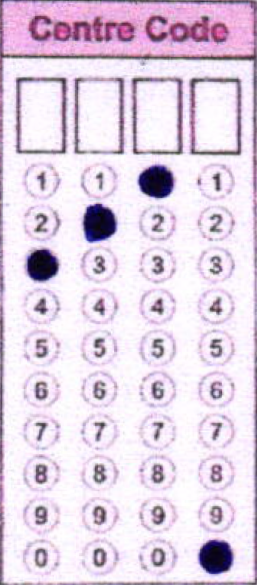
#> input picture test_t2/Final_omr/Aligned/Center_code.png, 257 x 585 px
$ python -i Center_code.py   (imports and definitions only)   (older library calls are emulated)
#> lines starting #> are read from the running program, lines starting #| are printed output that depends on the picture; after the words box and inside, x2 and y2 are one past the last pixel; in counts of white or black regions, pixels touching at a corner belong together
import cv2
import numpy as np

def code():

    orginal=cv2.imread("Aligned/Center_code.png",0)
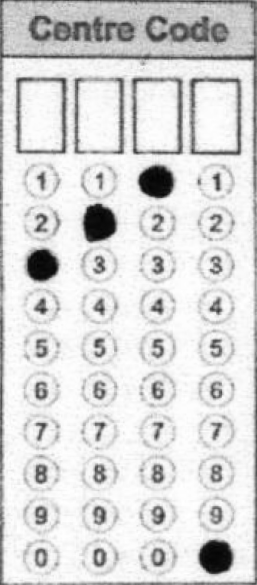
#> orginal: shape (585, 257); min 1, max 255, mean 215.3
    h,w = orginal.shape
#> h = 585; w = 257
    crop= orginal[158:h-5,18:w-18]
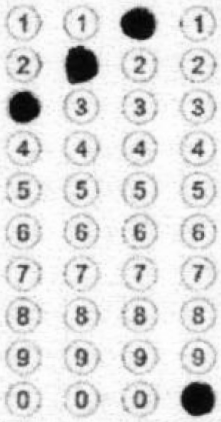
#> crop: shape (422, 221); min 1, max 255, mean 221.5
    th, im_th = cv2.threshold(crop,127,255,0)
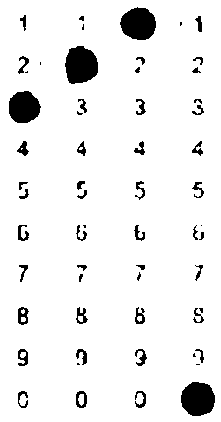
#> im_th: shape (422, 221); 93.3% white; 59 black regions (13 under 20 px), largest, box (x1, y1, x2, y2) and area: (65, 46, 98, 84) 982, (181, 382, 215, 416) 921, (120, 7, 156, 40) 906
    im_th=~im_th
    kernel = np.ones((5,5), np.uint8)
    binary = cv2.erode(im_th, kernel, iterations=2)
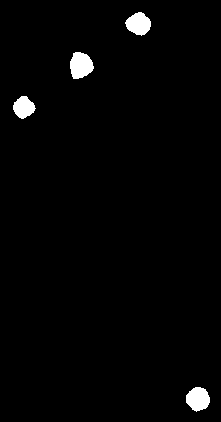
#> binary: shape (422, 221); 1.8% white; 4 white regions, box (x1, y1, x2, y2) and area: (70, 52, 94, 79) 487, (186, 387, 210, 412) 442, (125, 12, 151, 36) 431, (13, 96, 36, 119) 357

    h1,w1 = crop.shape
#> h1 = 422; w1 = 221
    code = []
    for y in range(0, w1,np.uint(np.floor(w1/4))):
        if (y +int(w1/4) > w1):
            break
        column = binary[0:h1, y: y +int(w1/4)]
        visc=crop[0:h1, y: y +int(w1/4)]
        count=0
        for x in range(0, h1,np.uint(np.floor(h1/10))):

            if (x+int(h1/10) > h1):
                   break
            row = column[x:x+int(h1/10),:]
            visr=visc[x:x+int(h1/10),:]
            count+=1
            (_,cnts, _) = cv2.findContours(row, cv2.RETR_EXTERNAL,cv2.CHAIN_APPROX_SIMPLE)
            if len(cnts) == 1:
                code.append(str(count))
#> this loop made 5 passes
#> pass 1, in code, `column = binary[0:h1, y: y +int(w1/4)]`:
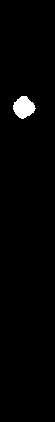
#> column: shape (422, 55); 1.5% white; 1 white region, box (x1, y1, x2, y2) and area: (13, 96, 36, 119) 357
#> pass 1, in code, `visc=crop[0:h1, y: y +int(w1/4)]`:
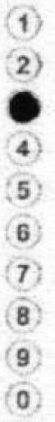
#> visc: shape (422, 55); min 1, max 255, mean 221.6
#> after the loop:
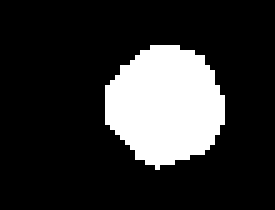
#> row: shape (42, 55) (shown 5 times larger); 19.1% white; 1 white region, box (x1, y1, x2, y2) and area: (21, 9, 45, 34) 442
#> after the loop, code = ['3', '2', '1', '10']
    code=[0 if x == 10 else x for x in code]
    code=''.join(code)
    code=int(code)
#> code = 32110
    return code


>>> result = code()
#> result = 32110

$ run again, with test_t2/Final_omr/Aligned/Category.png copied over test_t2/Final_omr/Aligned/Center_code.png
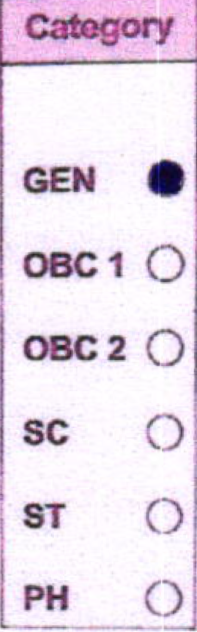
#> input picture test_t2/Final_omr/Aligned/Category.png, 197 x 632 px
#> in code, `th, im_th = cv2.threshold(crop,127,255,0)`:
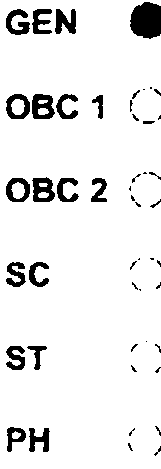
#> im_th: shape (469, 161); 91.7% white; 49 black regions (20 under 20 px), largest, box (x1, y1, x2, y2) and area: (130, 2, 161, 39) 940, (32, 94, 55, 119) 396, (32, 177, 55, 202) 380
#> binary: shape (469, 161); 0.73% white; 1 white region, box (x1, y1, x2, y2) and area: (135, 7, 161, 34) 549
#> the loop in code, `for y in range(0, w1,np.uint(np.floor(w1/4))):` made 5 passes
#> pass 3, in code, `visc=crop[0:h1, y: y +int(w1/4)]`:
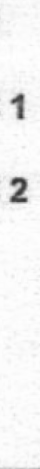
#> visc: shape (469, 40); min 50, max 255, mean 244.3
#> after the loop in code, `for y in range(0, w1,np.uint(np.floor(w1/4))):`: code = ['1']
#> in code, `code=int(code)`: code = 1

$ run again, with test_t2/Final_omr/Aligned/Name.png copied over test_t2/Final_omr/Aligned/Center_code.png
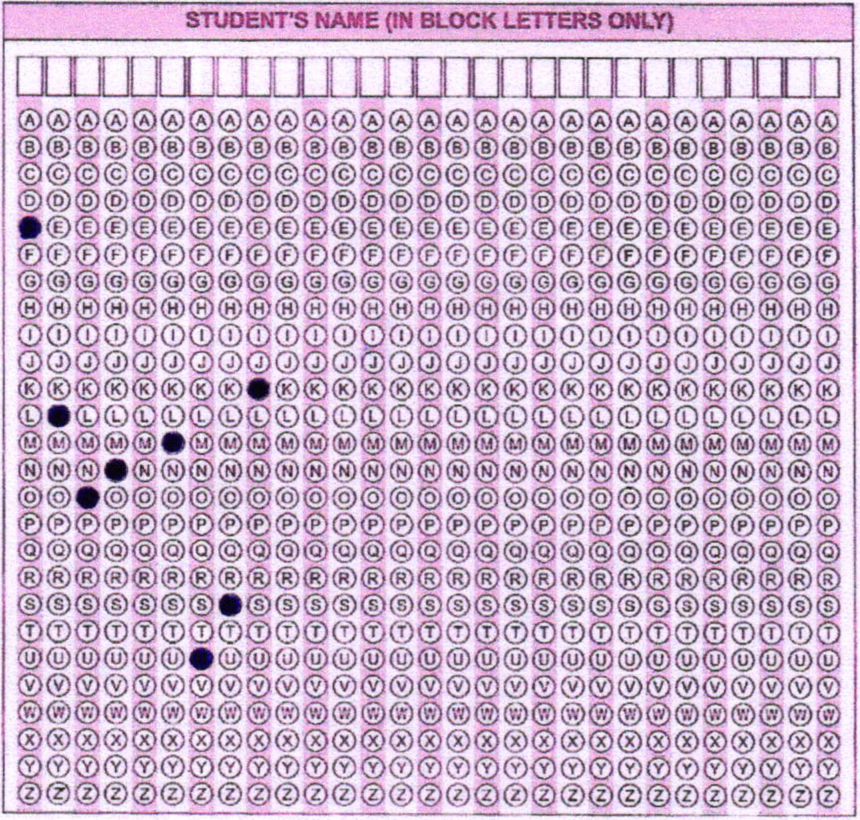
#> input picture test_t2/Final_omr/Aligned/Name.png, 860 x 820 px, shrunk from 1337 x 1275 before the run
#> in code, `th, im_th = cv2.threshold(crop,127,255,0)`:
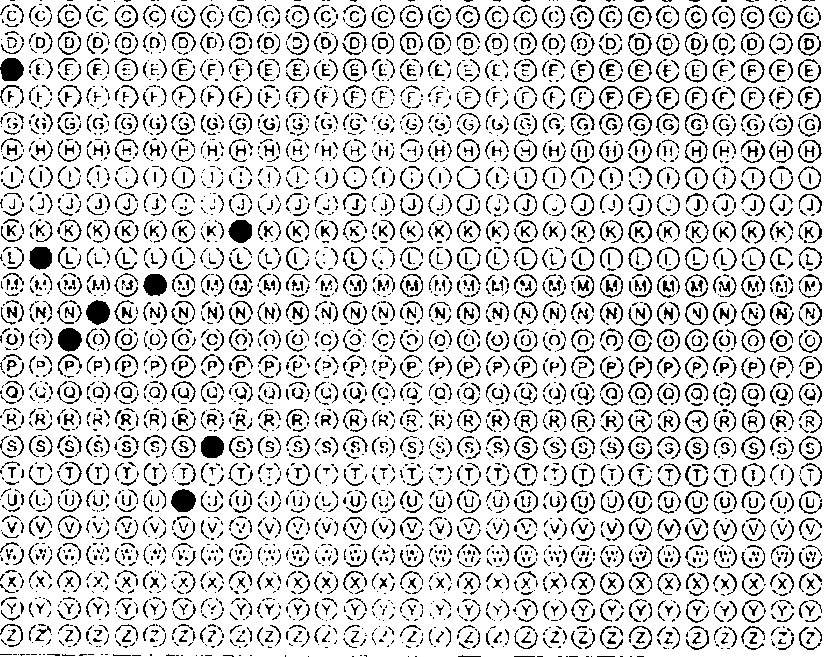
#> im_th: shape (657, 824); 82.4% white; black in thin lines or dots
#> binary: shape (657, 824); 0.19% white; 8 white regions, largest, box (x1, y1, x2, y2) and area: (5, 62, 19, 77) 138, (176, 494, 191, 508) 133, (34, 251, 48, 265) 131
#> the loop in code, `for y in range(0, w1,np.uint(np.floor(w1/4))):` made 4 passes
#> pass 2, in code, `visc=crop[0:h1, y: y +int(w1/4)]`:
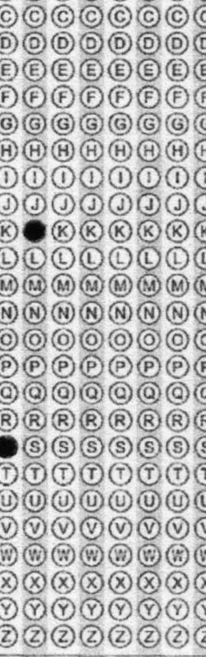
#> visc: shape (657, 206); min 2, max 252, mean 185.2
#> after the loop in code, `for y in range(0, w1,np.uint(np.floor(w1/4))):`: code = ['1', '2', '4', '6', '7', '8', '4', '7']
#> in code, `code=int(code)`: code = 12467847
